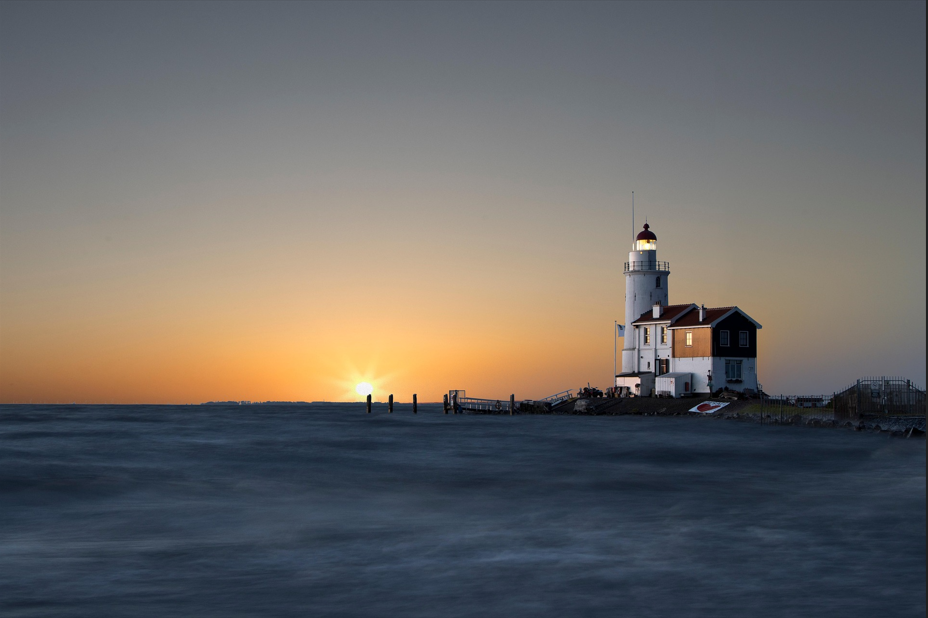
#> input picture 18. working with images in python/sunset.PNG, 928 x 618 px, found by its file name
$ python opencv_script.py
#> lines starting #> are read from the running program, lines starting #| are printed output that depends on the picture
import cv2

image = cv2.imread("sunset.png")
#> image is the input picture: shape (618, 928, 3); mean B, G, R 101.3, 103.6, 106.5

cv2.imshow("displayed image", image)

# cv2.waitKey(0)
# cv2.destroyAllWindows()


gray_image = cv2.cvtColor(image, cv2.COLOR_BGR2GRAY)
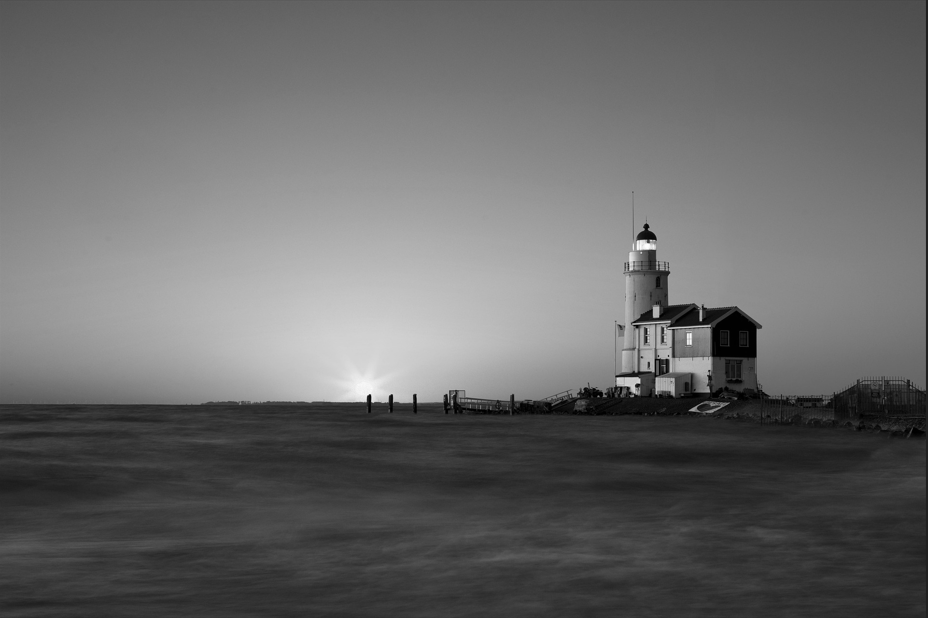
#> gray_image: shape (618, 928); min 0, max 254, mean 104.2

hsv_image = cv2.cvtColor(image, cv2.COLOR_BGR2HSV)
#> hsv_image: shape (618, 928, 3); mean H, S, V 73.2, 69.1, 119.6

cv2.imshow("grayscale image", gray_image)
cv2.imshow("HSV image", hsv_image)

cv2.waitKey(0)
cv2.destroyAllWindows()


annotated_image = image.copy()


# (x1, y1) to (x2, y2)

cv2.rectangle(annotated_image, (50, 50),(250, 200), (0, 255, 0), 3)


cv2.circle(annotated_image, (300, 150), 50, (255, 0, 0), -1 )

cv2.line(annotated_image, (100, 300), (400, 300), (0, 0, 255), 5)


cv2.putText(annotated_image, "OpenCV Drawing", (50, 400), cv2.FONT_HERSHEY_SIMPLEX, 1,(255, 255, 255), 2)
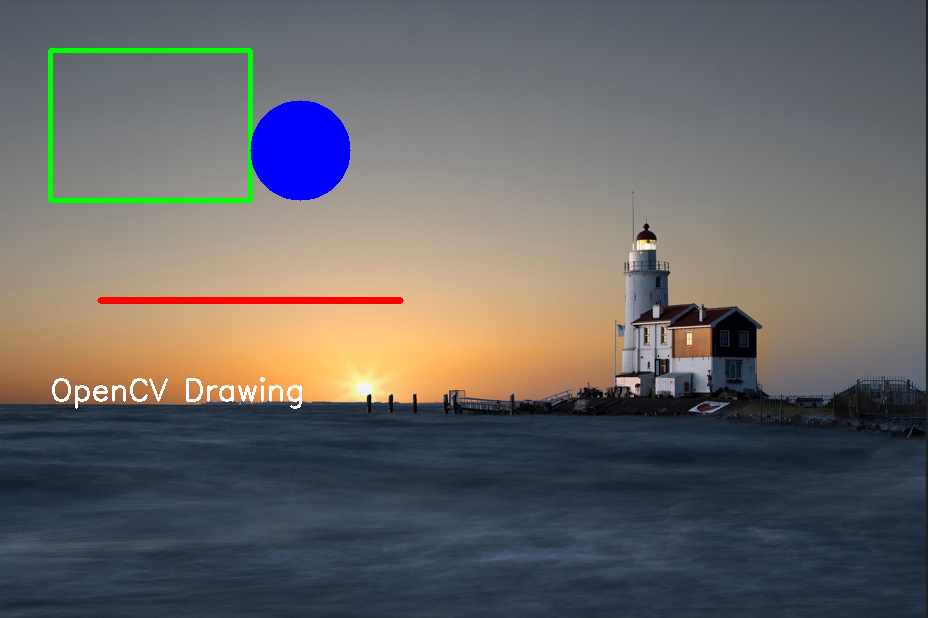
#> annotated_image: shape (618, 928, 3); mean B, G, R 102.2, 102.2, 104.2


cv2.imshow("Annotated image", annotated_image)

cv2.waitKey(0)
cv2.destroyAllWindows()
